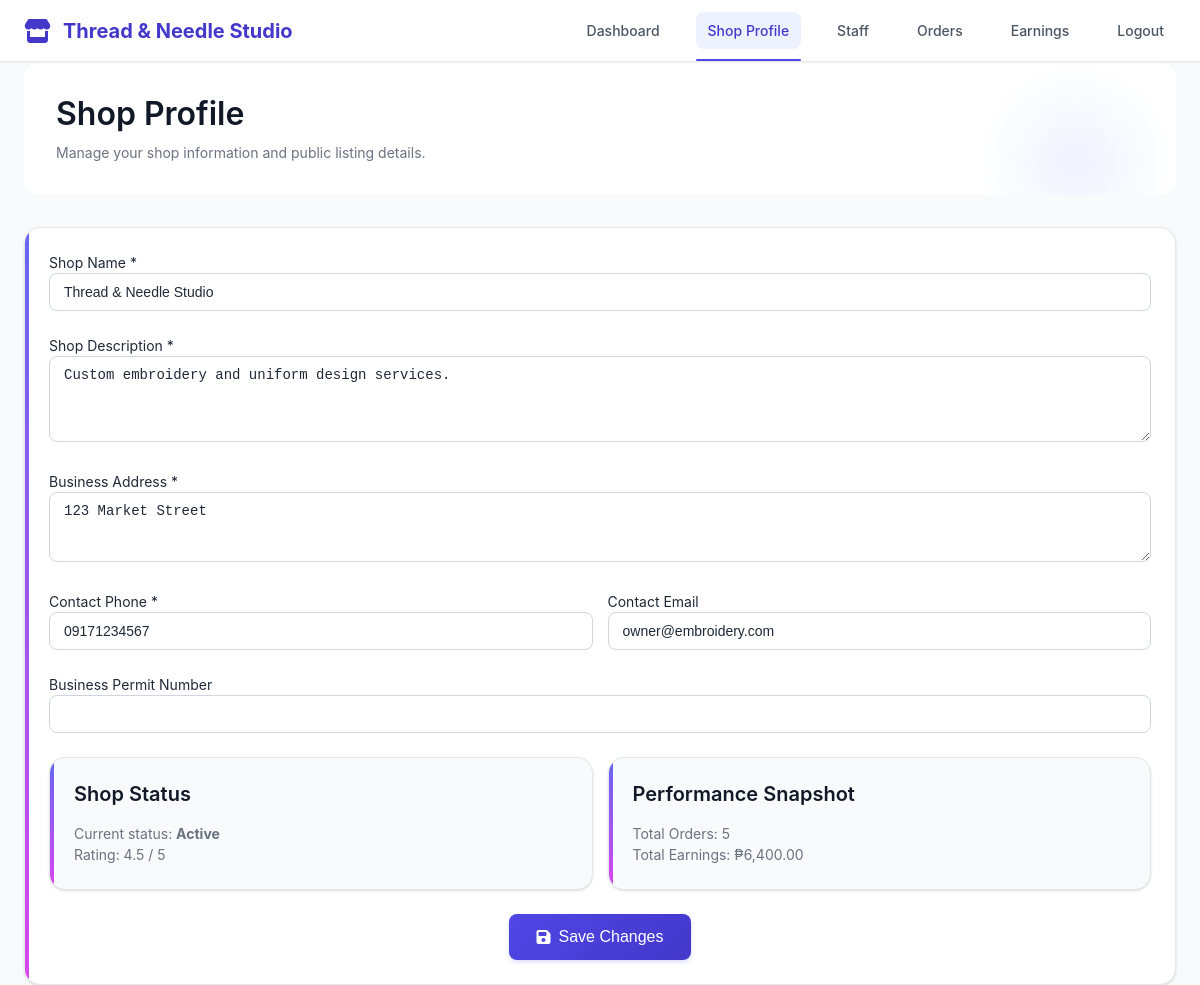
Page /owner/shop_profile.php (signed in) on the committed database.
### tables this page shows
CREATE TABLE `shops` (
  `id` int(11) NOT NULL,
  `owner_id` int(11) NOT NULL,
  `shop_name` varchar(200) NOT NULL,
  `shop_description` text DEFAULT NULL,
  `address` text DEFAULT NULL,
  `phone` varchar(20) DEFAULT NULL,
  `email` varchar(100) DEFAULT NULL,
  `business_permit` varchar(100) DEFAULT NULL,
  `permit_file` varchar(255) DEFAULT NULL,
  `logo` varchar(255) DEFAULT NULL,
  `status` enum('pending','active','suspended') DEFAULT 'pending',
  `rating` decimal(3,2) DEFAULT 0.00,
  `total_orders` int(11) DEFAULT 0,
  `total_earnings` decimal(12,2) DEFAULT 0.00,
  `created_at` timestamp NOT NULL DEFAULT current_timestamp(),
  `updated_at` timestamp NOT NULL DEFAULT current_timestamp() ON UPDATE current_timestamp()
);

### owner/shop_profile.php (the view, shortened to what this page needs)
<?php
require_once '../config/db.php';
$owner_id = $_SESSION['user']['id'];
$shop_stmt = $pdo->prepare("SELECT * FROM shops WHERE owner_id = ?");
$shop_stmt->execute([$owner_id]);
$shop = $shop_stmt->fetch();
?>
<!DOCTYPE html>
<html lang="en">
<head>
    <link rel="stylesheet" href="../assets/css/style.css">
    <link rel="stylesheet" href="https://cdnjs.cloudflare.com/ajax/libs/font-awesome/6.4.0/css/all.min.css">
</head>
<body>
    <nav class="navbar">
        <div class="container d-flex justify-between align-center">
            <a href="dashboard.php" class="navbar-brand">
                <i class="fas fa-store"></i> <?php echo htmlspecialchars($shop['shop_name']); ?>
            </a>
            <ul class="navbar-nav">
                <li><a href="dashboard.php" class="nav-link">Dashboard</a></li>
                <li><a href="shop_profile.php" class="nav-link active">Shop Profile</a></li>
                <li><a href="manage_staff.php" class="nav-link">Staff</a></li>
                <li><a href="shop_orders.php" class="nav-link">Orders</a></li>
                <li><a href="earnings.php" class="nav-link">Earnings</a></li>
                <li><a href="../auth/logout.php" class="nav-link">Logout</a></li>
            </ul>
        </div>
    </nav>
    <div class="container">
        <div class="dashboard-header">
            <h2>Shop Profile</h2>
            <p class="text-muted">Manage your shop information and public listing details.</p>
        </div>
        <div class="card">
            <form method="POST">
                <div class="form-group">
                    <label>Shop Name *</label>
                    <input type="text" name="shop_name" class="form-control" required
                           value="<?php echo htmlspecialchars($shop['shop_name']); ?>">
                </div>
                <div class="form-group">
                    <label>Shop Description *</label>
                    <textarea name="shop_description" class="form-control" rows="4" required><?php echo htmlspecialchars($shop['shop_description']); ?></textarea>
                </div>
                <div class="form-group">
                    <label>Business Address *</label>
                    <textarea name="address" class="form-control" rows="3" required><?php echo htmlspecialchars($shop['address']); ?></textarea>
                </div>
                <div class="row" style="display: flex; gap: 15px;">
                    <div class="form-group" style="flex: 1;">
                        <label>Contact Phone *</label>
                        <input type="tel" name="phone" class="form-control" required
                               value="<?php echo htmlspecialchars($shop['phone']); ?>">
                    </div>
                    <div class="form-group" style="flex: 1;">
                        <label>Contact Email</label>
                        <input type="email" name="email" class="form-control"
                               value="<?php echo htmlspecialchars($shop['email']); ?>">
                    </div>
                </div>
                <div class="form-group">
                    <label>Business Permit Number</label>
                    <input type="text" name="business_permit" class="form-control"
                           value="<?php echo htmlspecialchars($shop['business_permit']); ?>">
                </div>
                <div class="row" style="display: flex; gap: 15px;">
                    <div class="card" style="flex: 1; background: #f8fafc;">
                        <h4>Shop Status</h4>
                        <p class="text-muted">Current status: <strong><?php echo ucfirst($shop['status']); ?></strong></p>
                        <p class="text-muted">Rating: <?php echo number_format($shop['rating'], 1); ?> / 5</p>
                    </div>
                    <div class="card" style="flex: 1; background: #f8fafc;">
                        <h4>Performance Snapshot</h4>
                        <p class="text-muted">Total Orders: <?php echo $shop['total_orders']; ?></p>
                        <p class="text-muted">Total Earnings: ₱<?php echo number_format($shop['total_earnings'], 2); ?></p>
                    </div>
                </div>
                <div class="text-center mt-4">
                    <button type="submit" class="btn btn-primary btn-lg">
                        <i class="fas fa-save"></i> Save Changes
                    </button>
                </div>
            </form>
        </div>
    </div>
</body>
</html>

### rows in the picture
shops: shop_name "Thread & Needle Studio", shop_description "Custom embroidery and uniform design services.", address "123 Market Street", phone "09171234567", email "owner@embroidery.com", status "Active", rating "4.5", total_orders "5", total_earnings "6,400.00"
